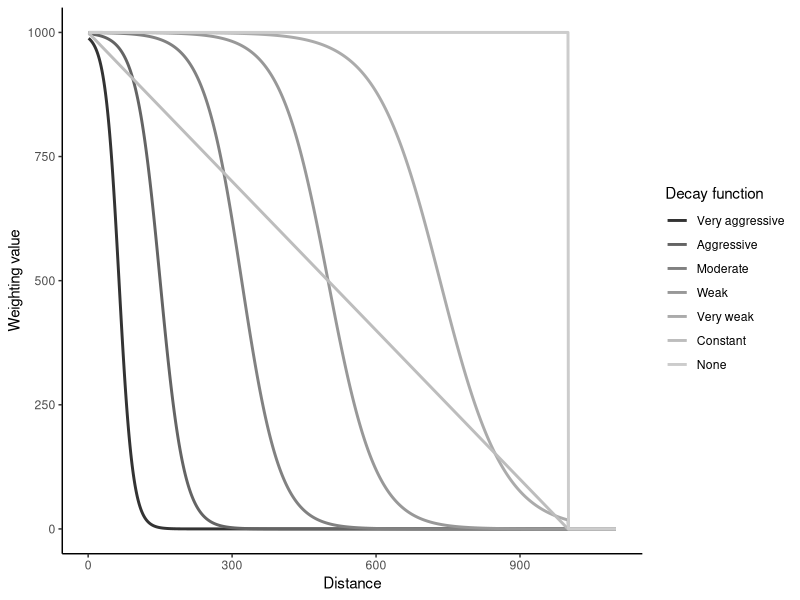

Reproduce this figure in R.
library(tidyverse)
# decay funcs
Distance <- seq(1,1000)
Vaggressive <- c((1.0 / (1.0 + 2.718282 ^ ((3.5 * Distance / 50) - 4.5))) * 1000, rep(0, 100))
Aggressive <- c((1.0 / (1.0 + 2.718282 ^ ((2.0 * Distance / 50) - 6.0))) * 1000, rep(0, 100))
Moderate <- c((1.0 / (1.0 + 2.718282 ^ ((1.25 * Distance / 50) - 8.0))) * 1000, rep(0, 100))
Weak <- c((1.0 / (1.0 + 2.718282 ^ ((1.0 * Distance / 50) - 10.0))) * 1000, rep(0, 100))
Vweak <- c((1.0 / (1.0 + 2.718282 ^ ((0.75 * Distance / 50) - 11.0))) * 1000, rep(0, 100))
Constant <- c((abs(Distance-1000)), rep(0, 100))
None <- c(rep(1000, 1000), rep(0, 100))
# update dist to match length of other cols
Distance <- seq(1, 1100)
dist_decay_df <- data.frame(Distance, Vaggressive, Aggressive, Moderate, Weak, Vweak, Constant, None) %>%
  pivot_longer(-Distance, names_to = "Decay function", values_to = "value") %>%
  mutate(`Decay function` = fct_relevel(`Decay function`, "Vaggressive", "Aggressive", "Moderate", "Weak", "Vweak", "Constant", "None")) %>%
  mutate(`Decay function` = fct_recode(`Decay function`, `Very aggressive` = "Vaggressive", `Very weak` = "Vweak"))

ggplot(dist_decay_df, aes(Distance, value, color = `Decay function`)) +
  geom_line(size = 1) +
  theme_classic() +
  scale_color_grey() +
  labs(y = "Weighting value")
